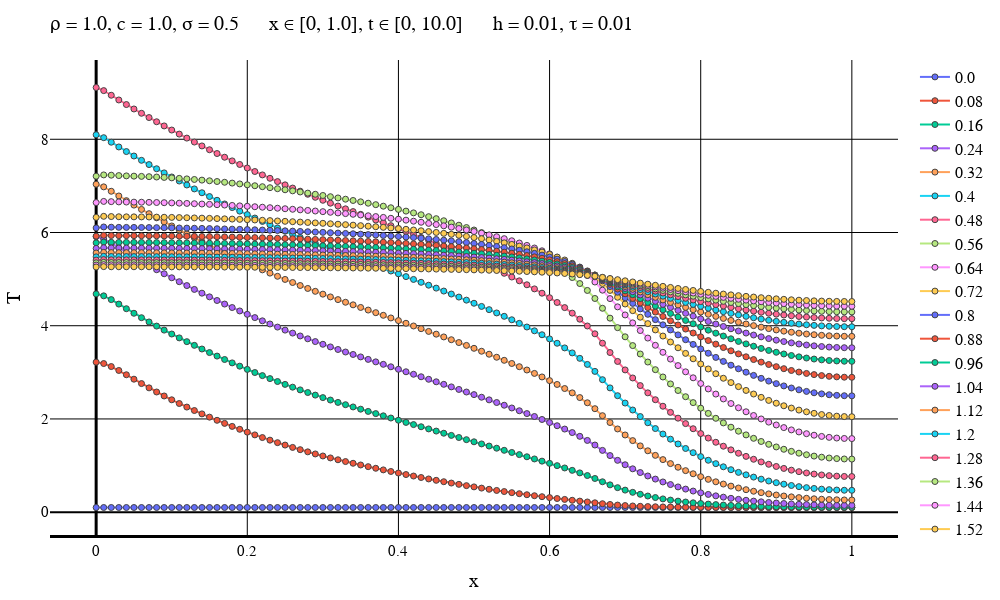

Notebook cell for this chart:
### Markdown cell above
Симметричная схема

### Code cell
typeOfScheme = "Symmetric"

solutionFile = "D:\\Calc_Methods_2\\Lab2\\SecondConds\\$typeOfScheme\\solution$numOfEq.txt"
dataFile = "D:\\Calc_Methods_2\\Lab2\\SecondConds\\$typeOfScheme\\data$numOfEq.txt"
intervalFile = "D:\\Calc_Methods_2\\Lab2\\SecondConds\\$typeOfScheme\\interval$numOfEq.txt"

solutionMatrix = readdlm(solutionFile)
dataVec = readdlm(dataFile)
intervalVec = readdlm(intervalFile);

L = dataVec[3]
timeEnd = dataVec[4]
numOfXIntervals = Int(intervalVec[1])
numOfTIntervals = Int(intervalVec[2])
h = L / numOfXIntervals
τ = timeEnd / numOfTIntervals
if default == true
    plotStep = trunc(Int, timeEnd / (defaultStepParam * τ))
    numOfPlots = numOfTIntervals + 1    
else
    plotStep = firstSteps
    numOfPlots = firstPlots
end
println("Шаг графика: $plotStep")
println("Время последнего графика: $((numOfPlots - 1)*τ)")
makePlot(numOfPlots, plotStep, solutionMatrix, dataVec, intervalVec)
